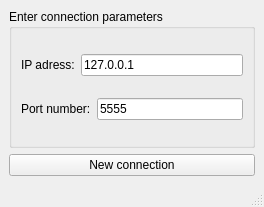
<?xml version="1.0" encoding="UTF-8"?>
<ui version="4.0">
 <class>addressWindow</class>
 <widget class="QMainWindow" name="addressWindow">
  <property name="geometry">
   <rect>
    <x>0</x>
    <y>0</y>
    <width>264</width>
    <height>207</height>
   </rect>
  </property>
  <property name="windowTitle">
   <string>MainWindow</string>
  </property>
  <widget class="QWidget" name="centralwidget">
   <layout class="QVBoxLayout" name="verticalLayout">
    <item>
     <widget class="QGroupBox" name="groupBox">
      <property name="title">
       <string>Enter connection parameters</string>
      </property>
      <layout class="QVBoxLayout" name="verticalLayout_2">
       <item>
        <layout class="QHBoxLayout" name="horizontalLayout">
         <item>
          <widget class="QLabel" name="label">
           <property name="text">
            <string>IP adress:</string>
           </property>
          </widget>
         </item>
         <item>
          <widget class="QLineEdit" name="ipLineEdit">
           <property name="text">
            <string>127.0.0.1</string>
           </property>
          </widget>
         </item>
        </layout>
       </item>
       <item>
        <layout class="QHBoxLayout" name="horizontalLayout_2">
         <item>
          <widget class="QLabel" name="label_2">
           <property name="text">
            <string>Port number:</string>
           </property>
          </widget>
         </item>
         <item>
          <widget class="QLineEdit" name="portLineEdit">
           <property name="text">
            <string>5555</string>
           </property>
          </widget>
         </item>
        </layout>
       </item>
      </layout>
     </widget>
    </item>
    <item>
     <widget class="QPushButton" name="pushButton">
      <property name="text">
       <string>New connection</string>
      </property>
     </widget>
    </item>
   </layout>
  </widget>
  <widget class="QMenuBar" name="menubar">
   <property name="geometry">
    <rect>
     <x>0</x>
     <y>0</y>
     <width>264</width>
     <height>21</height>
    </rect>
   </property>
  </widget>
  <widget class="QStatusBar" name="statusbar"/>
 </widget>
 <resources/>
 <connections/>
</ui>
